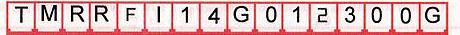
#> input picture 58636157-remove-background/1.jpg, 460 x 35 px
$ python remove_background_simple.py
#> lines starting #> are read from the running program, lines starting #| are printed output that depends on the picture
import cv2
import numpy as np

image = cv2.imread('1.jpg')
#> image is the input picture: shape (35, 460, 3); mean B, G, R 182.9, 182.2, 219.4

image[np.where((image > [0,0,105]).all(axis=2))] = [255,255,255]
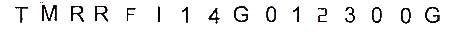
#> image: shape (35, 460, 3); mean B, G, R 239.5, 239.5, 239.7

cv2.imshow('image', image)
cv2.waitKey()
